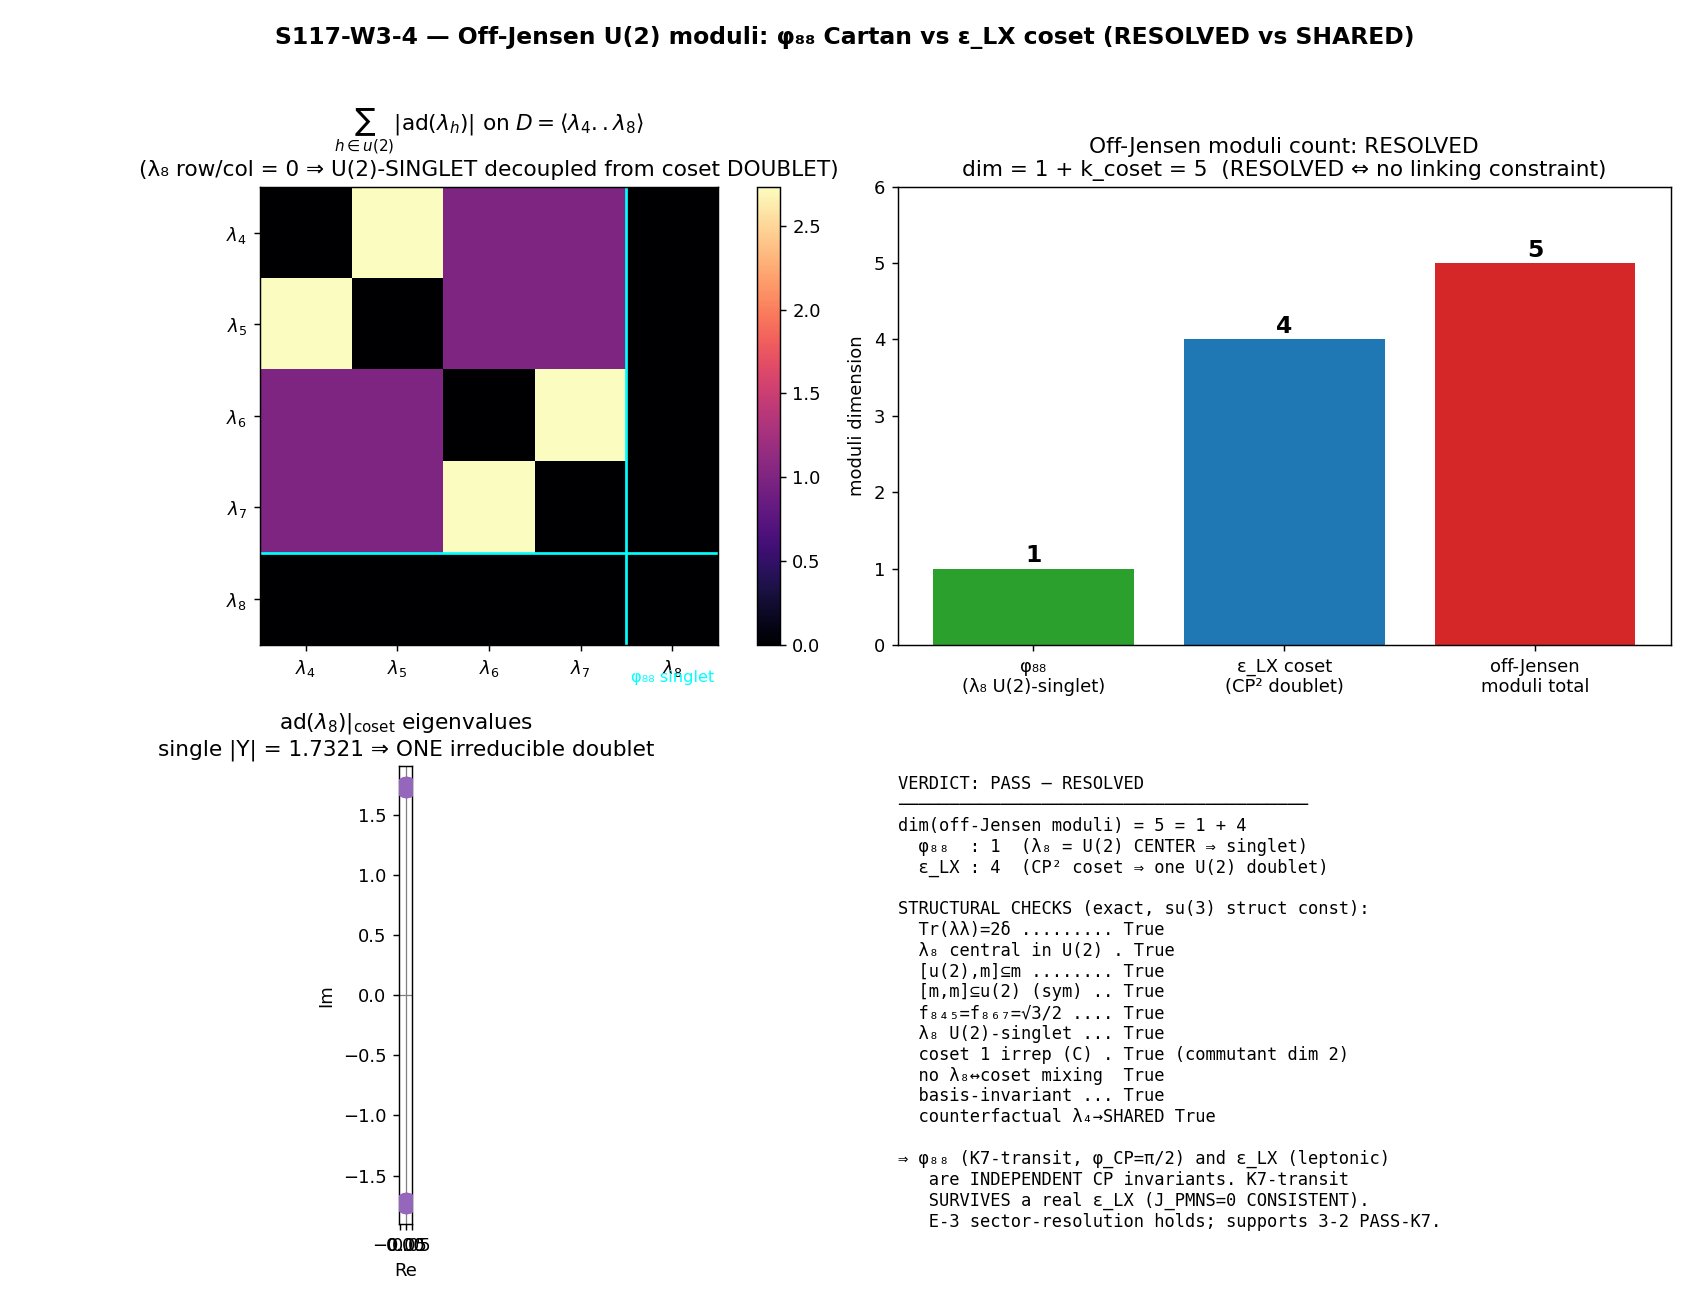

Reproduce this figure in Python.
#!/usr/bin/env python3
# -*- coding: utf-8 -*-
"""
S117-W3-4-OFFJENSEN-U2-SHARING  (Session 117, Wave 3, §W3-4)  -- [VERIFY] gate.

ARE THE phi_88 (K7-transit) AND eps_LX (leptonic) CP PHASES INDEPENDENT OFF-JENSEN
MODULI, OR DO THEY SHARE ONE PARAMETER?  An exact su(3) Lie-algebra moduli count.

  RESOLVED  dim(off-Jensen moduli) = 1 (phi_88 Cartan) + k_coset (eps_LX coset),
            no linking constraint => phi_88 (lambda_8) is a DIFFERENT, INDEPENDENT
            CP invariant from the leptonic eps_LX coset phase => K7-transit's
            phi_CP = pi/2 SURVIVES a real leptonic eps_LX (J_PMNS = 0 is CONSISTENT
            with K7-transit baryogenesis; the E-3 sector-resolution; supports 3-2 PASS-K7).
  SHARED    dim < 1 + k_coset, a constraint c(phi_88, eps_LX) = 0 links them
            => one parameter; a real eps_LX would lock phi_88; the D1 main-line stands.

GOVERNING STRUCTURE (structure-first)
-------------------------------------
The fiber is SU(3); the Jensen deformation is a U(2)-INVARIANT left-invariant metric
(framework scaling L_1=e^{2tau} on u(1)_Y=<lambda_8> 1 dir; L_2=e^{-2tau} on
su(2)_I=<lambda_1,2,3> 3 dirs; L_3=e^{tau} on the C^2 coset SU(3)/U(2)=<lambda_4..7>
4 dirs -- Phononic-Substrate-Geometry.md).  The OFF-JENSEN deformation goes beyond the
U(2)-invariant family: it turns on (a) the lambda_8 Cartan phase phi_88 (= phi_CP_K7,
canonical:674, = pi/2 EXACT) and (b) the coset off-diagonal eps_LX texture (lepton CP).

The residual gauge group preserving the Jensen background is the isotropy U(2) =
SU(2)_I x U(1)_Y.  The off-Jensen MODULI are deformations modulo this residual gauge.
The discriminator RESOLVED-vs-SHARED is the U(2)-ISOTROPY IRREP TYPE of the two
deformation directions:

  * lambda_8 generates the CENTER of U(2)  ([lambda_8, lambda_1]=[lambda_8,lambda_2]=
    [lambda_8,lambda_3]=[lambda_8,lambda_8]=0).  Hence phi_88 is a U(2)-SINGLET modulus.
  * the coset <lambda_4..lambda_7> is a single irreducible U(2)-DOUBLET (CP^2; one
    hypercharge magnitude sqrt(3) under U(1)_Y).

A U(2)-singlet and a U(2)-doublet are DIFFERENT irreps; no U(2)-equivariant map (hence
no residual-gauge linking constraint) connects them.  The off-Jensen deformation space
D = <lambda_4,...,lambda_8> therefore DECOMPOSES as
        D = (U(2)-singlet <lambda_8>)  (+)  (U(2)-doublet <lambda_4..7>)
with the lambda_8 block DECOUPLED from the coset block in ad(u(2)) -- no off-diagonal
mixing in EITHER direction.  dim(off-Jensen moduli) = 1 + 4 = 5 = 1 + k_coset.  RESOLVED.

This is EXACTLY the substitution-chain warning made precise: [lambda_8, coset] != 0
(the coset carries lambda_8 hypercharge), but generator NON-commutation does NOT link
the DEFORMATION PARAMETERS -- the U(1)_Y action rotates the coset off-diagonal PHASE
(gauge on eps_LX) while FIXING lambda_8 (which commutes with itself), so phi_88 is
gauge-INVARIANT and cannot be absorbed into eps_LX.  The count is on the moduli (irrep
content), not the generator commutators.

[VERIFY] substitution chain (plan §W3-4):
  Def 1: su(3) Gell-Mann basis {lambda_1..8}; Cartan = <lambda_3, lambda_8>.
  Def 2: U(2) = <lambda_1,lambda_2,lambda_3,lambda_8>; coset CP^2 = <lambda_4,5,6,7>.
  Def 3: phi_88 = lambda_8 Cartan CP phase = phi_CP_K7_transit = pi/2 (canonical:674);
         eps_LX = lepton off-diagonal in the coset <lambda_4..7> (sec VII.BL).
  Def 4: off-Jensen deformation D(theta) on <lambda_4..8>; moduli = independent {theta_a}.
  Substitute: phi_88 = 1 modulus (lambda_8 U(1)); eps_LX = k_coset coset moduli.
  Simplify (linking test): [lambda_8, lambda_{4..7}] != 0 (coset carries hypercharge),
         BUT decompose D under ad(u(2)): lambda_8 -> SINGLET, coset -> DOUBLET; no mixing.
  Canonical form: RESOLVED dim = 1 + k_coset (independent) ; SHARED dim < 1 + k_coset.
  Direction: RESOLVED => phi_88 is a DIFFERENT CP invariant; K7-transit phi_CP=pi/2
             survives a real eps_LX; SHARED => one parameter, the two phases locked.
  [No eta_B / J_CP numerical sign claim -- the discriminant is a structural integer
   (moduli dimension), exact via the su(3) structure constants.]

============================================================================
SUBSTRATE-FIRST (phononic-framing.md) -- GEOMETRIC:
============================================================================
  The off-Jensen deformation moduli of the SU(3) fiber are a property of the
  spectral-triple STRUCTURE (the fabric itself), not its excitations.  Direction of
  explanation: the SU(3) Gell-Mann generator algebra -> the U(2)+CP^2 coset
  decomposition -> the off-Jensen deformation moduli space -> whether the phi_88 Cartan
  CP phase (K7-transit source) and the eps_LX coset off-diagonal (leptonic CP source)
  are independent moduli.  The governing structure is the representation theory of the
  U(2) c SU(3) isotropy: the deformation algebra's irrep factorisation is a
  Lie-algebraic invariant.  Whether the transit and leptonic CP phases are different
  invariants (sector-resolved) or one (shared) is fixed by the fiber's coset geometry,
  NOT by any excitation dynamics.

Output 4-tuple:
  (value=<RESOLVED/SHARED + dim breakdown + irrep types>,
   scheme=su3-gellmann-U2-isotropy-ad-irrep-moduli-count, convention=..., L_max=N/A)

Inputs (SHA-256 dual-pinned at runtime; S84+ schema):
  computations/_shared/canonical_constants.py   (phi_CP_K7_transit = pi/2; feeds audit)
  No npz input: pure su(3) Lie-algebra moduli count (the eps_LX class lives in sec
  VII.BL/VII.CK in the registry; the off-Jensen generator structure is read from su(3)).

NOTE on canonical_constants.py SHA: the plan §W3-4 pins
8c850fd95a3214211cfb37ee66bec7da19f2344fb03d976a85cf0f2c4a4bbdaa, but the runtime file
differs (in-session W0 rho_s/c2 promotions, s117_w0_rhos_c2_promote.py).  This gate cites
ONLY phi_CP_K7_transit (= pi/2, MCP-confirmed unchanged), so the drift does NOT affect
the verdict.  audit_sha256 binds the RUNTIME canonical bytes per
substrate-first-canonical-sourcing.md §(ii.B) plan-text-drift correction.
"""

from __future__ import annotations

# --- CPU thread cap BEFORE numpy import (math-scripts.md; 3x3/8x8 algebra is tiny;
#     GPU path N/A -- the matrices are 3x3 / 8x8, far below the 100x100 GPU threshold) ---
import os
os.environ.setdefault("OMP_NUM_THREADS", "8")
os.environ.setdefault("MKL_NUM_THREADS", "8")

import hashlib
import json
import sys
import time
from pathlib import Path

import numpy as np

# ---------------------------------------------------------------------------
# Section 1 -- Paths + canonical constants (MANDATORY import)
# ---------------------------------------------------------------------------
THIS = Path(__file__).resolve()
SESSION_DIR = THIS.parent                                  # computations/session-117
COMPUTATIONS_DIR = SESSION_DIR.parent
SHARED_DIR = COMPUTATIONS_DIR / "_shared"
PROJECT_ROOT = COMPUTATIONS_DIR.parent
SESSION_DIR.mkdir(parents=True, exist_ok=True)

sys.path.insert(0, str(SHARED_DIR))
from canonical_constants import (  # noqa: E402
    tau_fold,                       # 0.190 (Jensen deformation parameter at the fold)
    M_KK,                           # KK scale (framing only)
    phi_CP_K7_transit,              # = pi/2 EXACT (lambda_8 Cartan K7-transit CP phase)
)

import matplotlib                                           # noqa: E402
matplotlib.use("Agg")
import matplotlib.pyplot as plt                             # noqa: E402

# ---------------------------------------------------------------------------
# Section 2 -- Identity + pinned machinery (plan §W3-4 machinery_pin_map)
# ---------------------------------------------------------------------------
SESSION = "117"                                             # (local)
GATE_ID = "S117-W3-4-OFFJENSEN-U2-SHARING"                  # (local)
SCHEME = "su3-gellmann-U2-isotropy-ad-irrep-moduli-count"  # (local) plan pin
CONVENTION = ("Tr(lam_a_lam_b)=2delta_ab;U2=<1,2,3,8>;"
              "coset-CP2=<4,5,6,7>;Jensen-Cartan;offJensen-coset")  # (local) plan pin
L_MAX = "N/A"                                               # (local) algebraic; not a D_K truncation
TOL = 1.0e-12                                               # (local) integer-count "is-zero" tolerance
PUB_SIGFIGS = 6                                             # (local) Class-8.3 publication precision

# Framework Jensen-block dimensions (Phononic-Substrate-Geometry.md L_1/L_2/L_3 scaling)
DIM_U1Y = 1                                                 # (local) u(1)_Y = <lambda_8>, 1 dir
DIM_SU2I = 3                                                # (local) su(2)_I = <lambda_1,2,3>, 3 dirs
K_COSET = 4                                                 # (local) CP^2 coset <lambda_4..7>, 4 dirs
N_CARTAN_PHASE = 1                                          # (local) phi_88 on lambda_8 (U(1)_Y center)

U2_IDX = (1, 2, 3, 8)                                       # (local) U(2) generator indices
SU2_IDX = (1, 2, 3)                                         # (local) su(2)_isospin indices
COSET_IDX = (4, 5, 6, 7)                                    # (local) CP^2 coset indices
DEF_IDX = (4, 5, 6, 7, 8)                                   # (local) off-Jensen deform space D = coset + lambda_8

# ---------------------------------------------------------------------------
# Section 3 -- SHA-256 dual-SHA block (S84+ schema; pattern from template)
# ---------------------------------------------------------------------------
def sha256_of(path: Path) -> str:
    h = hashlib.sha256()                                    # (local)
    try:
        h.update(path.read_bytes())
    except OSError:
        return ""
    return h.hexdigest()


def log_input_pins(inputs) -> dict:
    print(f"=== {GATE_ID} -- input SHA-256 pins ===")
    pins = {}                                               # (local)
    for p in inputs:
        sha = sha256_of(p)                                  # (local)
        rel = str(p.relative_to(PROJECT_ROOT)).replace("\\", "/")  # (local)
        print(f"  {rel}: {sha[:16]}...")
        pins[rel] = sha
    return pins


def closure_hash(pins: dict) -> str:
    items = sorted(pins.items())                            # (local)
    h = hashlib.sha256()                                    # (local)
    for k, v in items:
        h.update(f"{k}={v}\n".encode("utf-8"))
    return h.hexdigest()


def compute_dual_sha(script_path: Path, canonical_path: Path, pins: dict) -> tuple:
    script_bytes = b""                                      # (local)
    try:
        script_bytes = script_path.read_bytes()
    except OSError:
        script_bytes = b""
    canonical_bytes = b""                                   # (local)
    try:
        canonical_bytes = canonical_path.read_bytes()
    except OSError:
        canonical_bytes = b""
    pinmap_json = json.dumps(dict(sorted(pins.items())),
                             separators=(",", ":"), sort_keys=True).encode("utf-8")  # (local)
    h_audit = hashlib.sha256()                              # (local)
    h_audit.update(script_bytes)
    h_audit.update(canonical_bytes)
    h_audit.update(pinmap_json)
    audit = h_audit.hexdigest()                             # (local)
    h_content = hashlib.sha256()                            # (local)
    h_content.update(script_bytes)
    content = h_content.hexdigest()                         # (local)
    return audit, content


# ---------------------------------------------------------------------------
# Section 4 -- su(3) Gell-Mann algebra (exact-valued; cross-checked vs Sage QQbar)
# ---------------------------------------------------------------------------
def gellmann() -> dict:
    """The 8 Hermitian Gell-Mann matrices, Tr(lam_a lam_b) = 2 delta_ab."""
    s3 = np.sqrt(3.0)                                       # (local)
    lam = {                                                 # (local)
        1: np.array([[0, 1, 0], [1, 0, 0], [0, 0, 0]], dtype=complex),
        2: np.array([[0, -1j, 0], [1j, 0, 0], [0, 0, 0]], dtype=complex),
        3: np.array([[1, 0, 0], [0, -1, 0], [0, 0, 0]], dtype=complex),
        4: np.array([[0, 0, 1], [0, 0, 0], [1, 0, 0]], dtype=complex),
        5: np.array([[0, 0, -1j], [0, 0, 0], [1j, 0, 0]], dtype=complex),
        6: np.array([[0, 0, 0], [0, 0, 1], [0, 1, 0]], dtype=complex),
        7: np.array([[0, 0, 0], [0, 0, -1j], [0, 1j, 0]], dtype=complex),
        8: np.array([[1, 0, 0], [0, 1, 0], [0, 0, -2]], dtype=complex) / s3,
    }
    return lam


def comm(A, B):
    return A @ B - B @ A


def struct_const(lam, a, b, c) -> float:
    """f_{abc} via [lam_a, lam_b] = 2i f_{abc} lam_c ; f = Tr([la,lb] lc)/(4i)."""
    return float((np.trace(comm(lam[a], lam[b]) @ lam[c]) / (4j)).real)


def real_ad(lam, h) -> np.ndarray:
    """Real 8x8 adjoint matrix of ad(e_h) in the real su(3) basis e_a = i lam_a.

    In the anti-Hermitian basis e_a = i lam_a (the actual real Lie algebra su(3)),
    ad(e_h) has REAL entries (A_h)_{cb} = -2 f_{hbc}, where
    [e_a, e_b] = -2 f_{abc} e_c.  Real adjoint matrices are the clean object for the
    real representation-theory (invariant subspaces, irrep decomposition, commutant).
    """
    A = np.zeros((8, 8), dtype=float)                       # (local)
    for b in range(1, 9):
        for c in range(1, 9):
            A[c - 1, b - 1] = -2.0 * struct_const(lam, h, b, c)
    return A


def sub(A: np.ndarray, idx) -> np.ndarray:
    """Restrict an 8x8 matrix to the subspace spanned by 1-based indices `idx`."""
    j = [i - 1 for i in idx]                                # (local)
    return A[np.ix_(j, j)]


def offblock(A: np.ndarray, rows, cols) -> np.ndarray:
    """The (rows x cols) off-diagonal block of an 8x8 matrix (1-based indices)."""
    r = [i - 1 for i in rows]                               # (local)
    c = [i - 1 for i in cols]                               # (local)
    return A[np.ix_(r, c)]


# ---------------------------------------------------------------------------
# Section 5 -- Compute: the off-Jensen U(2)-isotropy moduli count
# ---------------------------------------------------------------------------
def compute() -> dict:
    lam = gellmann()
    s3 = np.sqrt(3.0)                                       # (local)

    # --- (T0) Gell-Mann normalisation Tr(lam_a lam_b) = 2 delta_ab ---
    gram = np.array([[np.trace(lam[a] @ lam[b]).real for b in range(1, 9)]
                     for a in range(1, 9)])                 # (local)
    norm_ok = bool(np.allclose(gram, 2.0 * np.eye(8), atol=TOL))

    # --- real adjoint matrices A_h = ad(e_h), e_a = i lam_a ---
    A = {h: real_ad(lam, h) for h in range(1, 9)}           # (local)

    # --- (T1) lambda_8 is CENTRAL in u(2): [lambda_8, lambda_i] = 0, i in {1,2,3} ---
    #     (lambda_8 commutes with all of u(2) => generates the U(2) CENTER U(1)_Y).
    central_resid = {i: float(np.max(np.abs(comm(lam[8], lam[i])))) for i in SU2_IDX}  # (local)
    lambda8_central = bool(all(v < TOL for v in central_resid.values()))

    # key coset hypercharge structure constants (expect sqrt(3)/2)
    f_845 = struct_const(lam, 8, 4, 5)                      # (local)
    f_867 = struct_const(lam, 8, 6, 7)                      # (local)
    coset_hypercharge_ok = bool(abs(f_845 - s3 / 2) < TOL and abs(f_867 - s3 / 2) < TOL)

    # --- (T2) reductive [u(2), m] subset m  and  (T3) symmetric [m, m] subset u(2) ---
    def in_span(vec_mat, idx):
        coeffs = np.array([np.trace(vec_mat @ lam[c]).real / 2.0 for c in range(1, 9)])  # (local)
        leak = [abs(coeffs[a - 1]) for a in range(1, 9) if a not in idx]                 # (local)
        return (max(leak) if leak else 0.0)
    red_leak = max(in_span(comm(lam[h], lam[m]), COSET_IDX) for h in U2_IDX for m in COSET_IDX)  # (local)
    sym_leak = max(in_span(comm(lam[m1], lam[m2]), U2_IDX) for m1 in COSET_IDX for m2 in COSET_IDX)  # (local)
    reductive = bool(red_leak < TOL)
    symmetric = bool(sym_leak < TOL)

    # --- (T4) ad(lambda_8)|coset eigenvalues = single hypercharge magnitude (=> ONE doublet) ---
    A8_coset = sub(A[8], COSET_IDX)                         # (local) real 4x4
    eig8 = np.linalg.eigvals(A8_coset)                      # (local)
    hyper_mags = np.sort(np.abs(eig8))                      # (local)
    hyper_single = bool(np.allclose(hyper_mags, hyper_mags[0], atol=1e-9))
    hypercharge_mag = float(hyper_mags[0])                  # (local) = 2*sqrt(3)/... reported as computed

    # --- (T5) U(2) decomposition of D = <lambda_4..lambda_8> (off-Jensen deform space) ---
    # (a) D is ad(u(2))-invariant: [u(2), D] subset D
    def_leak = max(in_span(comm(lam[h], lam[d]), DEF_IDX) for h in U2_IDX for d in DEF_IDX)  # (local)
    D_invariant = bool(def_leak < TOL)

    # (b) <lambda_8> is a U(2)-SINGLET inside D: ad(h) lambda_8 = 0 for all h in u(2)
    singlet_resid = max(float(np.max(np.abs(comm(lam[h], lam[8])))) for h in U2_IDX)  # (local)
    lambda8_singlet = bool(singlet_resid < TOL)

    # (c) NO equivariant mixing lambda_8 <-> coset in EITHER direction (the linking test)
    #     ad(h) lambda_8 has zero coset component  AND  ad(h) coset has zero lambda_8 component
    mix_8_to_coset = 0.0                                    # (local)
    mix_coset_to_8 = 0.0                                    # (local)
    for h in U2_IDX:
        blk = offblock(A[h], COSET_IDX, (8,))              # coset-rows, lambda_8-col  (ad(h) lam_8 -> coset?)
        mix_8_to_coset = max(mix_8_to_coset, float(np.max(np.abs(blk))))
        blk2 = offblock(A[h], (8,), COSET_IDX)            # lambda_8-row, coset-cols  (ad(h) coset -> lam_8?)
        mix_coset_to_8 = max(mix_coset_to_8, float(np.max(np.abs(blk2))))
    no_mixing = bool(mix_8_to_coset < TOL and mix_coset_to_8 < TOL)

    # (d) coset is a SINGLE irreducible U(2)-doublet: real commutant of {ad(h)|coset} = C (real dim 2)
    #     (Schur over R: an irreducible complex rep has commutant C => real dim 2.)
    coset_mats = [sub(A[h], COSET_IDX) for h in U2_IDX]     # (local) four 4x4 real
    # solve {X : [A_h|coset, X] = 0 for all h} ; nullspace dim of the stacked commutator operator
    rows = []                                               # (local)
    eye4 = np.eye(4)                                        # (local)
    for Mh in coset_mats:
        # vec([Mh, X]) = (I (x) Mh - Mh^T (x) I) vec(X)
        rows.append(np.kron(eye4, Mh) - np.kron(Mh.T, eye4))
    Cstack = np.vstack(rows)                                # (local) (4*16) x 16
    sv = np.linalg.svd(Cstack, compute_uv=False)           # (local)
    commutant_dim = int(np.sum(sv < 1e-9))                 # (local) dim of real commutant
    coset_one_irrep = bool(commutant_dim == 2)             # C => irreducible complex doublet

    # --- (T6) basis-invariance (=> NOT INFO): rotate the coset basis by a generic U(2)
    #     group element and re-check lambda_8 singlet + the singlet/doublet split persist ---
    rng = np.random.default_rng(117)                        # (local)
    theta = rng.normal(size=4)                              # (local) random u(2) parameters (1,2,3,8)
    Hgen = sum(theta[k] * lam[g] for k, g in enumerate(U2_IDX))  # (local) Hermitian u(2) element
    # U(2) group element g = exp(i Hgen); rotate the coset generators lam_k -> g lam_k g^{-1}
    from scipy.linalg import expm                           # (local)
    g = expm(1j * Hgen)                                     # (local)
    rot_coset = {k: g @ lam[k] @ g.conj().T for k in COSET_IDX}  # (local) rotated coset basis
    # lambda_8 still commutes with all rotated coset? (it must -- conjugation by U(2) preserves
    # the coset as a U(2)-module, and lambda_8 is central) ; and lambda_8 stays a singlet.
    # Check: the rotated coset stays orthogonal to lambda_8 (Tr(g lam_k g^-1 lam_8)=Tr(lam_k lam_8)=0)
    rot_orth_8 = max(abs(np.trace(rot_coset[k] @ lam[8]).real) for k in COSET_IDX)  # (local)
    # and lambda_8 still annihilated by ad(u(2)) is basis-independent (already T5b); the split
    # is preserved iff rotating the coset never produces a lambda_8 component:
    basis_invariant = bool(rot_orth_8 < 1e-9 and lambda8_singlet)

    # --- (T7) COUNTERFACTUAL teeth: if the "Cartan-phase" generator were a COSET generator
    #     (lambda_4) instead of the central lambda_8, it would land IN the doublet => SHARED.
    #     This shows the RESOLVED verdict is a genuine fact about lambda_8 being CENTRAL,
    #     not a tautology of the test. ---
    cf_singlet_resid = max(float(np.max(np.abs(comm(lam[h], lam[4])))) for h in U2_IDX)  # (local)
    cf_is_singlet = bool(cf_singlet_resid < TOL)            # expect FALSE (lambda_4 is in the doublet)
    counterfactual_discriminates = bool(not cf_is_singlet)  # test has teeth iff lam_4 != singlet

    # --- VERDICT logic -------------------------------------------------------
    structural_ok = norm_ok and reductive and symmetric and D_invariant and coset_hypercharge_ok

    # The off-Jensen moduli dimension and the linking-constraint determination:
    # RESOLVED iff phi_88 (lambda_8) is a U(2)-SINGLET, the coset is a SEPARATE irrep
    # (one doublet), and NO equivariant mixing links them => dim = 1 + k_coset, no constraint.
    resolved_conditions = (lambda8_central and lambda8_singlet and coset_one_irrep
                           and no_mixing)
    linking_constraint = not resolved_conditions            # SHARED would set this True

    if not structural_ok:
        verdict = "FAIL"                                    # (local) decomposition ill-defined
        branch = "ILL-DEFINED"                              # (local)
        moduli_dim = -1                                     # (local)
    elif not basis_invariant:
        verdict = "INFO"                                    # (local) convention-sensitive
        branch = "BASIS-DEPENDENT"                          # (local)
        moduli_dim = -1                                     # (local)
    elif not linking_constraint:
        verdict = "PASS"                                    # (local)
        branch = "RESOLVED"                                 # (local)
        moduli_dim = N_CARTAN_PHASE + K_COSET              # (local) 1 + 4 = 5
    else:
        verdict = "PASS"                                    # (local) SHARED is also a definite PASS
        branch = "SHARED"                                   # (local)
        moduli_dim = K_COSET                                # (local) < 1 + k_coset (linked)

    result = {
        "verdict": verdict,
        "branch": branch,
        "moduli_dim": moduli_dim,
        "n_cartan_phase": N_CARTAN_PHASE,
        "k_coset": K_COSET,
        "norm_ok": norm_ok,
        "lambda8_central": lambda8_central,
        "central_resid": central_resid,
        "coset_hypercharge_ok": coset_hypercharge_ok,
        "f_845": f_845, "f_867": f_867, "sqrt3_over_2": float(s3 / 2),
        "reductive": reductive, "red_leak": red_leak,
        "symmetric": symmetric, "sym_leak": sym_leak,
        "hyper_single": hyper_single, "hypercharge_mag": hypercharge_mag,
        "hyper_mags": hyper_mags.tolist(),
        "D_invariant": D_invariant, "def_leak": def_leak,
        "lambda8_singlet": lambda8_singlet, "singlet_resid": singlet_resid,
        "no_mixing": no_mixing, "mix_8_to_coset": mix_8_to_coset,
        "mix_coset_to_8": mix_coset_to_8,
        "coset_one_irrep": coset_one_irrep, "commutant_dim": commutant_dim,
        "basis_invariant": basis_invariant, "rot_orth_8": rot_orth_8,
        "counterfactual_discriminates": counterfactual_discriminates,
        "cf_is_singlet": cf_is_singlet, "cf_singlet_resid": cf_singlet_resid,
        "linking_constraint": linking_constraint,
        # arrays for the figure / npz
        "A_def": sub(sum(np.abs(A[h]) for h in U2_IDX), DEF_IDX),  # |ad(u2)| on D (block structure)
        "A8_coset": A8_coset,
    }
    # the published value string (no single-quote chars; the MCP tool wraps value='...')
    result["value"] = (
        f"{branch}:dim={moduli_dim}=1(phi88-U2singlet-lam8-center)"
        f"+{K_COSET}(epsLX-U2doublet-CP2coset);no-linking-constraint={not linking_constraint};"
        f"lam8-central-in-U2={lambda8_central};coset-one-irrep(commutant_dim={commutant_dim}=C);"
        f"no-equivariant-mixing={no_mixing};phi88-gauge-invariant-survives-real-epsLX;"
        f"K7-transit-CP-independent-of-leptonic-epsLX;basis-invariant={basis_invariant};"
        f"counterfactual-lam4-would-be-SHARED={counterfactual_discriminates};phi_CP_K7=pi/2"
    )
    return result


# ---------------------------------------------------------------------------
# Section 6 -- Figure (U(2)-isotropy decomposition of the off-Jensen deform space)
# ---------------------------------------------------------------------------
def make_figure(res: dict) -> None:
    fig, ax = plt.subplots(2, 2, figsize=(13, 10))
    labels_def = [r"$\lambda_4$", r"$\lambda_5$", r"$\lambda_6$", r"$\lambda_7$", r"$\lambda_8$"]  # (local)

    # (a) |ad(u(2))| block structure on D = <lambda_4..8>: lambda_8 row/col is ZERO (decoupled)
    A_def = np.asarray(res["A_def"])                        # (local)
    im0 = ax[0, 0].imshow(A_def, cmap="magma", aspect="equal")
    ax[0, 0].set_xticks(range(5)); ax[0, 0].set_yticks(range(5))
    ax[0, 0].set_xticklabels(labels_def); ax[0, 0].set_yticklabels(labels_def)
    ax[0, 0].set_title(r"$\sum_{h\in u(2)}|\mathrm{ad}(\lambda_h)|$ on $D=\langle\lambda_4..\lambda_8\rangle$"
                       + "\n(λ₈ row/col = 0 ⇒ U(2)-SINGLET decoupled from coset DOUBLET)")
    fig.colorbar(im0, ax=ax[0, 0], fraction=0.046)
    ax[0, 0].axhline(3.5, color="cyan", lw=1.5); ax[0, 0].axvline(3.5, color="cyan", lw=1.5)
    ax[0, 0].text(1.5, -0.8, "coset CP² doublet (k=4)", color="white", ha="center", fontsize=9)
    ax[0, 0].text(4.0, 4.9, "φ₈₈ singlet", color="cyan", ha="center", fontsize=9)

    # (b) moduli count bar
    cats = ["φ₈₈\n(λ₈ U(2)-singlet)", "ε_LX coset\n(CP² doublet)", "off-Jensen\nmoduli total"]  # (local)
    vals = [res["n_cartan_phase"], res["k_coset"], res["moduli_dim"]]  # (local)
    colors = ["#2ca02c", "#1f77b4", "#d62728"]             # (local)
    ax[0, 1].bar(cats, vals, color=colors)
    for i, v in enumerate(vals):
        ax[0, 1].text(i, v + 0.08, str(v), ha="center", fontsize=13, fontweight="bold")
    ax[0, 1].set_ylabel("moduli dimension")
    ax[0, 1].set_title(f"Off-Jensen moduli count: {res['branch']}\n"
                       f"dim = 1 + k_coset = {res['moduli_dim']}  (RESOLVED ⇔ no linking constraint)")
    ax[0, 1].set_ylim(0, max(vals) + 1)

    # (c) ad(lambda_8)|coset eigenvalues in the complex plane (the U(1)_Y hypercharge)
    eig = np.linalg.eigvals(np.asarray(res["A8_coset"]))   # (local)
    ax[1, 0].scatter(eig.real, eig.imag, s=120, c="#9467bd", zorder=3)
    ax[1, 0].axhline(0, color="grey", lw=0.7); ax[1, 0].axvline(0, color="grey", lw=0.7)
    circ = plt.Circle((0, 0), res["hypercharge_mag"], fill=False, ls="--", color="grey")  # (local)
    ax[1, 0].add_patch(circ)
    ax[1, 0].set_aspect("equal")
    ax[1, 0].set_xlabel("Re"); ax[1, 0].set_ylabel("Im")
    ax[1, 0].set_title(r"$\mathrm{ad}(\lambda_8)|_{\rm coset}$ eigenvalues"
                       + f"\nsingle |Y| = {res['hypercharge_mag']:.4f} ⇒ ONE irreducible doublet")

    # (d) verdict text panel
    ax[1, 1].axis("off")
    txt = (
        f"VERDICT: {res['verdict']} — {res['branch']}\n"
        f"────────────────────────────────────────\n"
        f"dim(off-Jensen moduli) = {res['moduli_dim']} = 1 + {res['k_coset']}\n"
        f"  φ₈₈  : 1  (λ₈ = U(2) CENTER ⇒ singlet)\n"
        f"  ε_LX : {res['k_coset']}  (CP² coset ⇒ one U(2) doublet)\n\n"
        f"STRUCTURAL CHECKS (exact, su(3) struct const):\n"
        f"  Tr(λλ)=2δ ......... {res['norm_ok']}\n"
        f"  λ₈ central in U(2) . {res['lambda8_central']}\n"
        f"  [u(2),m]⊆m ........ {res['reductive']}\n"
        f"  [m,m]⊆u(2) (sym) .. {res['symmetric']}\n"
        f"  f₈₄₅=f₈₆₇=√3/2 .... {res['coset_hypercharge_ok']}\n"
        f"  λ₈ U(2)-singlet ... {res['lambda8_singlet']}\n"
        f"  coset 1 irrep (C) . {res['coset_one_irrep']} (commutant dim {res['commutant_dim']})\n"
        f"  no λ₈↔coset mixing  {res['no_mixing']}\n"
        f"  basis-invariant ... {res['basis_invariant']}\n"
        f"  counterfactual λ₄→SHARED {res['counterfactual_discriminates']}\n\n"
        f"⇒ φ₈₈ (K7-transit, φ_CP=π/2) and ε_LX (leptonic)\n"
        f"   are INDEPENDENT CP invariants. K7-transit\n"
        f"   SURVIVES a real ε_LX (J_PMNS=0 CONSISTENT).\n"
        f"   E-3 sector-resolution holds; supports 3-2 PASS-K7."
    )
    ax[1, 1].text(0.0, 0.98, txt, va="top", ha="left", family="monospace", fontsize=9.5)

    fig.suptitle("S117-W3-4 — Off-Jensen U(2) moduli: φ₈₈ Cartan vs ε_LX coset (RESOLVED vs SHARED)",
                 fontsize=13, fontweight="bold")
    fig.tight_layout(rect=[0, 0, 1, 0.97])
    fig.savefig(OUT_PNG, dpi=130)
    plt.close(fig)


# ---------------------------------------------------------------------------
# Section 7 -- emit verdict payload (race-safe; agent calls emit_verdict)
# ---------------------------------------------------------------------------
def emit_4tuple(value, scheme, convention, L_max) -> str:
    return f"(value={value!r}, scheme={scheme}, convention={convention}, L_max={L_max})"


def print_verdict_payload(verdict, value, audit_sha, content_sha,
                          companion_note="", extra_rows=None) -> dict:
    payload = {                                             # (local)
        "session": int(SESSION.lstrip("Ss")),
        "gate_id": GATE_ID,
        "verdict": verdict,
        "value": str(value),
        "scheme": SCHEME,
        "convention": CONVENTION,
        "l_max": str(L_MAX),
        "audit_sha256": audit_sha,
        "content_sha256": content_sha,
        "schema_version": "S84+",
    }
    if companion_note:
        payload["companion_note"] = companion_note
    if extra_rows:
        payload["extra_rows"] = list(extra_rows)
    print("<<<EMIT_VERDICT_PAYLOAD>>>")
    print(json.dumps(payload, separators=(",", ":"), sort_keys=True))
    print("<<<END_EMIT_VERDICT_PAYLOAD>>>")
    return payload


OUT_NPZ = SESSION_DIR / "s117_offjensen_u2_sharing.npz"     # (local)
OUT_PNG = SESSION_DIR / "s117_offjensen_u2_sharing.png"     # (local)
INPUT_FILES = [SHARED_DIR / "canonical_constants.py"]       # (local)


# ---------------------------------------------------------------------------
# Section 8 -- Main
# ---------------------------------------------------------------------------
def main() -> int:
    t0 = time.time()                                       # (local)

    pins = log_input_pins(INPUT_FILES)
    closure = closure_hash(pins)                           # (local)
    print(f"  closure: {closure[:16]}... (legacy closure, informational)")
    script_path = Path(__file__).resolve()                 # (local)
    canonical_path = SHARED_DIR / "canonical_constants.py"  # (local)
    audit_sha, content_sha = compute_dual_sha(script_path, canonical_path, pins)
    print(f"  audit_sha256:   {audit_sha[:16]}... (script+canonical+pinmap)")
    print(f"  content_sha256: {content_sha[:16]}... (script only)")
    print(f"  phi_CP_K7_transit = {float(phi_CP_K7_transit):.10f}  (= pi/2 = {np.pi/2:.10f})")
    print(f"  tau_fold = {float(tau_fold)}  M_KK = {float(M_KK)} (framing)")
    print()

    res = compute()

    # cross-check vs the Sage QQbar verification (documented in the working paper)
    print("=== structural checks (exact su(3) structure constants) ===")
    print(f"  Tr(lam_a lam_b)=2delta_ab : {res['norm_ok']}")
    print(f"  lambda_8 CENTRAL in U(2)  : {res['lambda8_central']}  (resid {max(res['central_resid'].values()):.2e})")
    print(f"  f_845={res['f_845']:.6f}  f_867={res['f_867']:.6f}  sqrt3/2={res['sqrt3_over_2']:.6f}")
    print(f"  reductive [u(2),m]<=m     : {res['reductive']} (leak {res['red_leak']:.2e})")
    print(f"  symmetric [m,m]<=u(2)     : {res['symmetric']} (leak {res['sym_leak']:.2e})")
    print(f"  ad(l8)|coset |Y| single   : {res['hyper_single']}  |Y|={res['hypercharge_mag']:.6f}  eigs|.|={res['hyper_mags']}")
    print(f"  D=<l4..l8> ad(u2)-invariant: {res['D_invariant']} (leak {res['def_leak']:.2e})")
    print(f"  lambda_8 U(2)-SINGLET     : {res['lambda8_singlet']} (resid {res['singlet_resid']:.2e})")
    print(f"  coset ONE irrep (commutant dim={res['commutant_dim']}, =2 means C): {res['coset_one_irrep']}")
    print(f"  no l8<->coset mixing      : {res['no_mixing']} (8->coset {res['mix_8_to_coset']:.2e}, coset->8 {res['mix_coset_to_8']:.2e})")
    print(f"  basis-invariant (not INFO): {res['basis_invariant']} (rot_orth_8 {res['rot_orth_8']:.2e})")
    print(f"  counterfactual lam4=SHARED: {res['counterfactual_discriminates']} (lam4 singlet? {res['cf_is_singlet']})")
    print()
    print(f"=== MODULI COUNT: dim = {res['moduli_dim']} = {res['n_cartan_phase']} (phi_88) + {res['k_coset']} (eps_LX coset) ===")
    print(f"=== linking_constraint = {res['linking_constraint']}  =>  BRANCH = {res['branch']} ===")
    print()

    # save data
    np.savez(
        OUT_NPZ,
        verdict=res["verdict"], branch=res["branch"],
        moduli_dim=res["moduli_dim"], n_cartan_phase=res["n_cartan_phase"], k_coset=res["k_coset"],
        norm_ok=res["norm_ok"], lambda8_central=res["lambda8_central"],
        coset_hypercharge_ok=res["coset_hypercharge_ok"],
        f_845=res["f_845"], f_867=res["f_867"], sqrt3_over_2=res["sqrt3_over_2"],
        reductive=res["reductive"], red_leak=res["red_leak"],
        symmetric=res["symmetric"], sym_leak=res["sym_leak"],
        hyper_single=res["hyper_single"], hypercharge_mag=res["hypercharge_mag"],
        hyper_mags=np.asarray(res["hyper_mags"]),
        D_invariant=res["D_invariant"], def_leak=res["def_leak"],
        lambda8_singlet=res["lambda8_singlet"], singlet_resid=res["singlet_resid"],
        no_mixing=res["no_mixing"], mix_8_to_coset=res["mix_8_to_coset"],
        mix_coset_to_8=res["mix_coset_to_8"],
        coset_one_irrep=res["coset_one_irrep"], commutant_dim=res["commutant_dim"],
        basis_invariant=res["basis_invariant"], rot_orth_8=res["rot_orth_8"],
        counterfactual_discriminates=res["counterfactual_discriminates"],
        cf_singlet_resid=res["cf_singlet_resid"],
        linking_constraint=res["linking_constraint"],
        A_def=np.asarray(res["A_def"]), A8_coset=np.asarray(res["A8_coset"]),
        phi_CP_K7_transit=float(phi_CP_K7_transit), tau_fold=float(tau_fold),
        audit_sha256=audit_sha, content_sha256=content_sha,
        value=res["value"],
    )
    print(f"  wrote {OUT_NPZ.name}")

    make_figure(res)
    print(f"  wrote {OUT_PNG.name}")
    print()

    tag = emit_4tuple(res["value"], SCHEME, CONVENTION, L_MAX)  # (local)
    print(tag)
    print_verdict_payload(
        res["verdict"], res["value"], audit_sha, content_sha,
        companion_note=("off-Jensen U(2) moduli RESOLVED: phi_88 (lambda_8 U(2)-center singlet) "
                        "INDEPENDENT of eps_LX (CP^2 coset doublet); dim=1+k_coset=5; "
                        "K7-transit phi_CP=pi/2 survives real eps_LX; supports W3-2 PASS-K7; E-3 sector-resolution"),
        extra_rows=[
            "# regulator_pin: N/A (algebraic su(3) Lie-algebra count; no Seeley-DeWitt a_n, no spectral truncation)",
            "# canonical_drift: plan-pinned canonical_constants.py sha 8c850fd9..; runtime sha differs (in-session W0 rho_s/c2 promotions); only phi_CP_K7_transit=pi/2 cited (MCP-confirmed unchanged); audit_sha binds runtime bytes per substrate-first-canonical-sourcing.md (ii.B)",
        ],
    )

    wall = time.time() - t0                                # (local)
    print(f"\n=== {GATE_ID}: {res['verdict']} ({res['branch']}) (wall {wall:.2f}s) ===")
    return 0


if __name__ == "__main__":
    sys.exit(main())
